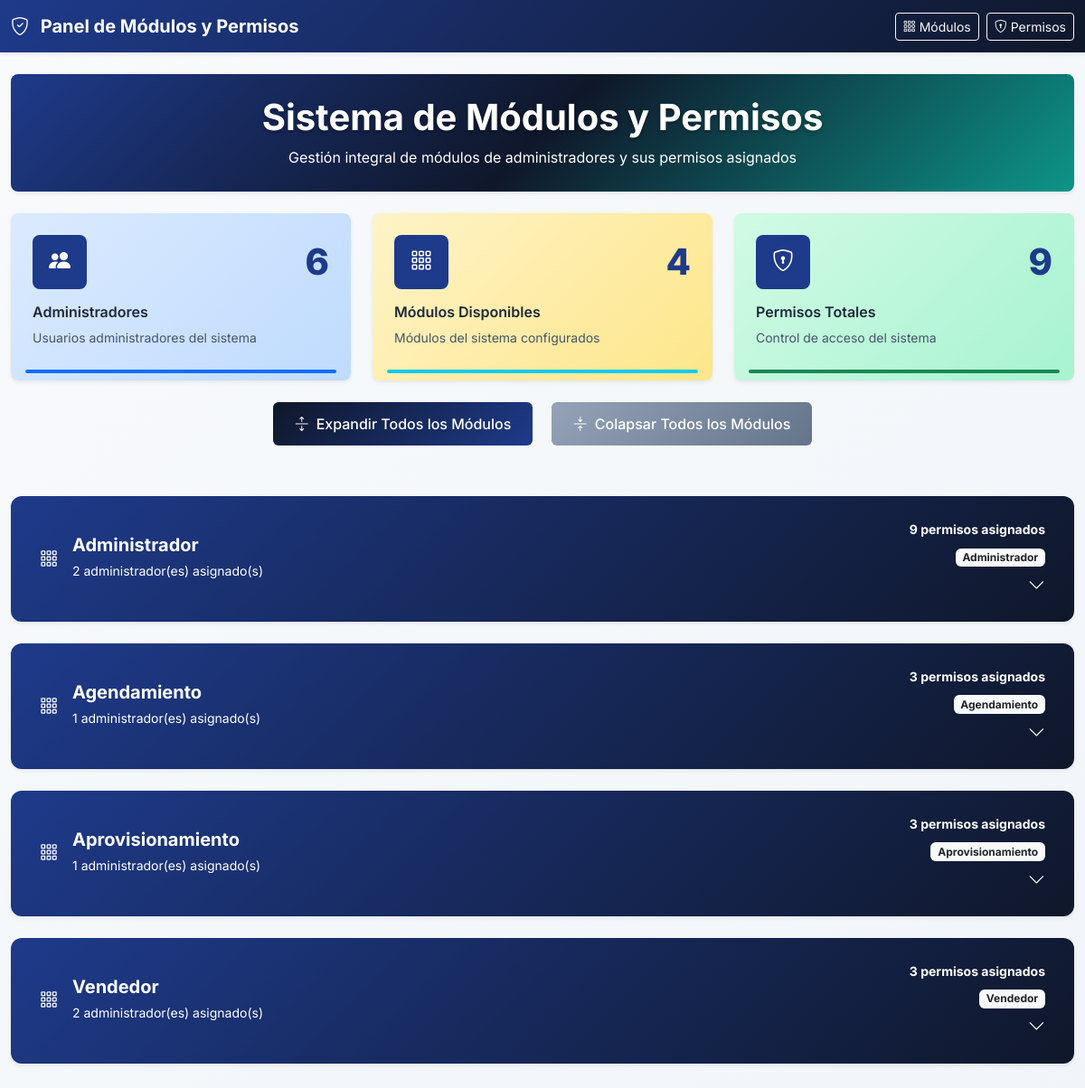
Page /proyectofinal/panel.php (signed in) on the committed database.
### tables this page shows
CREATE TABLE `modulos` (
  `id` int(11) NOT NULL,
  `nombre` varchar(50) NOT NULL,
  `fecha_creacion` timestamp NOT NULL DEFAULT current_timestamp(),
  `fecha_modificacion` timestamp NOT NULL DEFAULT current_timestamp() ON UPDATE current_timestamp()
);

### proyectofinal/panel.php (the view, shortened to what this page needs)
<?php
require_once 'conex_bd.php';
try {
    $conn = getDBConnection();
} catch (Exception $e) {
    die("Error de conexión: " . $e->getMessage());
}
function obtenerEstadisticas($conn) {
    $stats = [];
    try {
        $stmt = $conn->prepare("SELECT COUNT(*) as total FROM administrador");
        $stmt->execute();
        $stats['usuarios'] = $stmt->fetch(PDO::FETCH_ASSOC)['total'];
    } catch (Exception $e) {
        $stats['usuarios'] = 0;
    }
    try {
        $stmt = $conn->prepare("SELECT COUNT(*) as total FROM modulos");
        $stmt->execute();
        $stats['modulos'] = $stmt->fetch(PDO::FETCH_ASSOC)['total'];
    } catch (Exception $e) {
        $stats['modulos'] = 0;
    }
    try {
        $stmt = $conn->prepare("SELECT COUNT(*) as total FROM permisos");
        $stmt->execute();
        $stats['permisos'] = $stmt->fetch(PDO::FETCH_ASSOC)['total'];
    } catch (Exception $e) {
        $stats['permisos'] = 0;
    }
    return $stats;
}
function obtenerModulosConPermisos($conn) {
    try {
        $stmt = $conn->prepare("
            SELECT DISTINCT
                m.nombre as modulo_nombre,
                m.id as modulo_id
            FROM modulos m
            INNER JOIN modulo_permisos mp ON m.nombre = mp.modulo
            ORDER BY m.nombre
        ");
        $stmt->execute();
        $modulos = $stmt->fetchAll(PDO::FETCH_ASSOC);
        $modulosConPermisos = [];
        foreach ($modulos as $modulo) {
            $stmt = $conn->prepare("
                SELECT
                    p.id,
                    p.nombre,
                    p.descripcion,
                    mp.fecha_asignacion
                FROM permisos p
                INNER JOIN modulo_permisos mp ON p.id = mp.permiso_id
                WHERE mp.modulo = ?
                ORDER BY p.nombre
            ");
            $stmt->execute([$modulo['modulo_nombre']]);
            $permisos = $stmt->fetchAll(PDO::FETCH_ASSOC);
            $stmt = $conn->prepare("SELECT COUNT(*) as total FROM administrador WHERE modulo = ?");
            $stmt->execute([$modulo['modulo_nombre']]);
            $totalUsuarios = $stmt->fetchColumn();
            $modulosConPermisos[] = [
                'modulo_id' => $modulo['modulo_id'],
                'modulo_nombre' => $modulo['modulo_nombre'],
                'permisos' => $permisos,
                'total_permisos' => count($permisos),
                'total_usuarios' => $totalUsuarios
            ];
        }
        return $modulosConPermisos;
    } catch (Exception $e) {
        return [];
    }
}
$estadisticas = obtenerEstadisticas($conn);
$modulosConPermisos = obtenerModulosConPermisos($conn);
?>
<!DOCTYPE html>
<html lang="es">
<head>
    <link href="https://cdn.jsdelivr.net/npm/bootstrap@5.3.0/dist/css/bootstrap.min.css" rel="stylesheet">
    <link href="https://cdn.jsdelivr.net/npm/bootstrap-icons@1.10.0/font/bootstrap-icons.css" rel="stylesheet">
    <link href="css/panel-styles.css" rel="stylesheet">
</head>
<body>
    <nav class="navbar navbar-expand-lg navbar-dark bg-corporate shadow-sm">
        <div class="container-fluid">
            <span class="navbar-brand fw-bold">
                <i class="bi bi-shield-check me-2"></i>
                Panel de Módulos y Permisos
            </span>
            <div class="d-flex gap-2">
                <a href="modulos.php" class="btn btn-outline-light btn-sm">
                    <i class="bi bi-grid-3x3-gap"></i>
                    Módulos
                </a>
                <a href="permisos.php" class="btn btn-outline-light btn-sm">
                    <i class="bi bi-shield-lock"></i>
                    Permisos
                </a>
            </div>
        </div>
    </nav>
    <div class="container-fluid py-4">
        <div class="row mb-4">
            <div class="col-12">
                <div class="card shadow-sm border-0 bg-gradient-corporate text-white">
                    <div class="card-body text-center py-4">
                        <h1 class="fw-bold mb-2 text-white-shadow">Sistema de Módulos y Permisos</h1>
                        <p class="mb-0 opacity-90">Gestión integral de módulos de administradores y sus permisos asignados</p>
                    </div>
                </div>
            </div>
        </div>
        <div class="row g-4 mb-4">
            <div class="col-xl-4 col-md-6">
                <div class="card border-0 shadow-sm h-100 stat-card-users">
                    <div class="card-body p-4">
                        <div class="d-flex align-items-center justify-content-between mb-3">
                            <div class="stat-icon">
                                <i class="bi bi-people-fill"></i>
                            </div>
                            <div class="text-end">
                                <div class="stat-number text-primary-strong"><?php echo $estadisticas['usuarios']; ?></div>
                            </div>
                        </div>
                        <h6 class="card-title-enhanced mb-2">Administradores</h6>
                        <p class="text-muted-readable mb-0 small">Usuarios administradores del sistema</p>
                    </div>
                    <div class="card-footer bg-transparent border-0 pt-0">
                        <div class="progress" style="height: 4px;">
                            <div class="progress-bar" role="progressbar" style="width: 100%"></div>
                        </div>
                    </div>
                </div>
            </div>
            <div class="col-xl-4 col-md-6">
                <div class="card border-0 shadow-sm h-100 stat-card-profiles">
                    <div class="card-body p-4">
                        <div class="d-flex align-items-center justify-content-between mb-3">
                            <div class="stat-icon">
                                <i class="bi bi-grid-3x3-gap"></i>
                            </div>
                            <div class="text-end">
                                <div class="stat-number text-primary-strong"><?php echo $estadisticas['modulos']; ?></div>
                            </div>
                        </div>
                        <h6 class="card-title-enhanced mb-2">Módulos Disponibles</h6>
                        <p class="text-muted-readable mb-0 small">Módulos del sistema configurados</p>
                    </div>
                    <div class="card-footer bg-transparent border-0 pt-0">
                        <div class="progress" style="height: 4px;">
                            <div class="progress-bar bg-info" role="progressbar" style="width: 100%"></div>
                        </div>
                    </div>
                </div>
            </div>
            <div class="col-xl-4 col-md-6">
                <div class="card border-0 shadow-sm h-100 stat-card-permissions">
                    <div class="card-body p-4">
                        <div class="d-flex align-items-center justify-content-between mb-3">
                            <div class="stat-icon">
                                <i class="bi bi-shield-lock"></i>
                            </div>
                            <div class="text-end">
                                <div class="stat-number text-primary-strong"><?php echo $estadisticas['permisos']; ?></div>
                            </div>
                        </div>
                        <h6 class="card-title-enhanced mb-2">Permisos Totales</h6>
                        <p class="text-muted-readable mb-0 small">Control de acceso del sistema</p>
                    </div>
                    <div class="card-footer bg-transparent border-0 pt-0">
                        <div class="progress" style="height: 4px;">
                            <div class="progress-bar bg-success" role="progressbar" style="width: 100%"></div>
                        </div>
                    </div>
                </div>
            </div>
        </div>
        <div class="row mb-4">
            <div class="col-12">
                <div class="expand-collapse-buttons">
                    <button class="btn btn-expand" id="expandAllBtn">
                        <i class="bi bi-arrows-expand me-2"></i>Expandir Todos los Módulos
                    </button>
                    <button class="btn btn-collapse" id="collapseAllBtn">
                        <i class="bi bi-arrows-collapse me-2"></i>Colapsar Todos los Módulos
                    </button>
                </div>
            </div>
        </div>
        <div class="row">
            <div class="col-12" id="modulosContainer">
                <?php if (empty($modulosConPermisos)): ?>
                    <div class="alert alert-info shadow-sm" role="alert">
                        <i class="bi bi-info-circle me-2"></i>
                        <strong>No hay módulos configurados.</strong>
                        Configure los módulos y sus permisos desde la base de datos.
                    </div>
                <?php else: ?>
                    <?php foreach ($modulosConPermisos as $modulo): ?>
                        <div class="card shadow-sm border-0 mb-4 module-card">
                            <div class="card-header bg-corporate text-white module-header"
                                 data-bs-toggle="collapse"
                                 data-bs-target="#collapse-modulo-<?php echo $modulo['modulo_id']; ?>"
                                 aria-expanded="false"
                                 role="button">
                                <div class="d-flex justify-content-between align-items-center">
                                    <div class="d-flex align-items-center">
                                        <i class="bi bi-grid-3x3-gap me-3 fs-5"></i>
                                        <div>
                                            <h5 class="mb-1 fw-bold"><?php echo htmlspecialchars($modulo['modulo_nombre']); ?></h5>
                                            <small class="opacity-80">
                                                <?php echo $modulo['total_usuarios']; ?> administrador(es) asignado(s)
                                            </small>
                                        </div>
                                    </div>
                                    <div class="text-end">
                                        <div class="mb-1">
                                            <small class="fw-bold"><?php echo $modulo['total_permisos']; ?> permisos asignados</small>
                                        </div>
                                        <div class="mb-1">
                                            <span class="badge bg-light text-dark">
                                                <?php echo ucfirst(strtolower($modulo['modulo_nombre'])); ?>
                                            </span>
                                        </div>
                                        <i class="bi bi-chevron-down toggle-icon"></i>
                                    </div>
                                </div>
                            </div>
                        </div>
                    <?php endforeach; ?>
                <?php endif; ?>
            </div>
        </div>
    </div>
    <div class="toast-container position-fixed top-0 end-0 p-3" style="z-index: 1055;">
    </div>
</body>
</html>

### proyectofinal/css/panel-styles.css (style rules this page uses)
:root { --primary-blue: #1e3a8a; --primary-blue-light: #3b82f6; --primary-blue-dark: #1e2757; --secondary-navy: #0f172a; --accent-teal: #0d9488; --accent-emerald: #059669; --success-green: #16a34a; --warning-amber: #d97706; --danger-red: #dc2626; --info-cyan: #0891b2; --gray-50: #f8fafc; --gray-100: #f1f5f9; --gray-200: #e2e8f0; --gray-300: #cbd5e1; --gray-400: #94a3b8; --gray-500: #64748b; --gray-600: #475569; --gray-700: #334155; --gray-800: #1e293b; --gray-900: #0f172a; --corporate-primary: var(--primary-blue); --corporate-secondary: var(--secondary-navy); --corporate-accent: var(--accent-teal); --corporate-success: var(--success-green); --shadow-sm: 0 1px 2px 0 rgb(0 0 0 / 0.05); --shadow-md: 0 4px 6px -1px rgb(0 0 0 / 0.1), 0 2px 4px -2px rgb(0 0 0 / 0.1); --shadow-lg: 0 10px 15px -3px rgb(0 0 0 / 0.1), 0 4px 6px -4px rgb(0 0 0 / 0.1); --shadow-xl: 0 20px 25px -5px rgb(0 0 0 / 0.1), 0 8px 10px -6px rgb(0 0 0 / 0.1); --transition-fast: all 0.15s ease-in-out; --transition-normal: all 0.3s ease-in-out; --transition-slow: all 0.5s ease-in-out; --transition-base: all 0.3s ease-in-out; --border-radius-sm: 6px; --border-radius-md: 8px; --border-radius-lg: 12px; }
body { font-family: 'Inter', sans-serif; background: linear-gradient(135deg, var(--gray-50) 0%, var(--gray-100) 100%); color: var(--gray-800); line-height: 1.6; }
.bg-corporate { background: linear-gradient(135deg, var(--corporate-primary) 0%, var(--corporate-secondary) 100%); }
.text-primary-strong { color: var(--corporate-primary) !important; font-weight: 600; }
.text-muted-readable { color: var(--gray-600) !important; }
.text-white-shadow { text-shadow: 0 2px 4px rgba(0,0,0,0.3); }
.card { border: none; border-radius: var(--border-radius-md); box-shadow: var(--shadow-sm); transition: var(--transition-base); }
.stat-card-users { background: linear-gradient(135deg, #dbeafe 0%, #bfdbfe 100%); }
.stat-card-profiles { background: linear-gradient(135deg, #fef3c7 0%, #fde68a 100%); }
.stat-card-permissions { background: linear-gradient(135deg, #d1fae5 0%, #a7f3d0 100%); }
.stat-icon { width: 60px; height: 60px; border-radius: var(--border-radius-md); display: flex; align-items: center; justify-content: center; font-size: 24px; color: white; background: var(--corporate-primary); }
.stat-number { font-size: 2.5rem; font-weight: 800; line-height: 1; }
.card-title-enhanced { font-weight: 600; color: var(--gray-800); margin-bottom: 0.5rem; }
.module-card { border-radius: var(--border-radius-lg); overflow: hidden; box-shadow: var(--shadow-md); }
.module-header { cursor: pointer; transition: var(--transition-base); padding: 1.5rem 2rem; }
.toggle-icon { font-size: 1.2rem; transition: transform 0.3s ease; }
.bg-gradient-corporate { background: linear-gradient(135deg, var(--corporate-primary) 0%, var(--corporate-secondary) 50%, var(--corporate-accent) 100%); }
.expand-collapse-buttons { text-align: center; margin-bottom: 2rem; }
.btn-expand, .btn-collapse { margin: 0 0.5rem; padding: 0.75rem 1.5rem; border-radius: var(--border-radius-sm); font-weight: 500; transition: var(--transition-base); border: none; }
.btn-expand { background: linear-gradient(135deg, var(--corporate-secondary) 0%, var(--corporate-primary) 100%); color: white; }
.btn-collapse { background: linear-gradient(135deg, var(--gray-400) 0%, var(--gray-500) 100%); color: white; }

### rows in the picture
modulos: nombre "Administrador", total_usuarios "2", total_permisos "9"
modulos: nombre "Agendamiento", total_usuarios "1", id "3"
modulos: nombre "Aprovisionamiento", total_usuarios "1", total_permisos "3"
modulos: nombre "Vendedor", id "2", total_permisos "3"

### other values in the picture
$estadisticas['usuarios'] "6"
$estadisticas['modulos'] "4"
$estadisticas['permisos'] "9"
